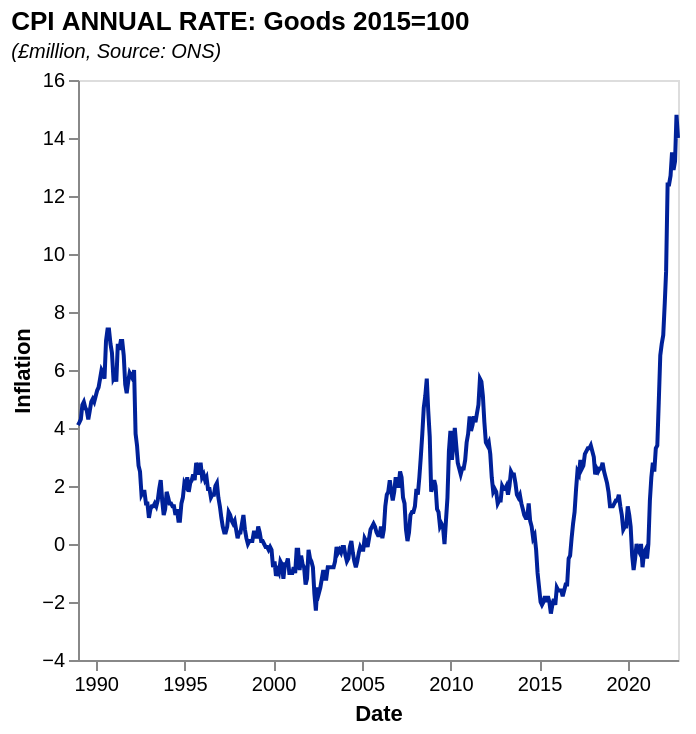

Express this chart as Vega-Lite.
### Vega-Lite specification from a JSON file in a GitHub repository (floating-point values rounded to 4 significant figures; data arrays with more than 128 entries replaced by an {"elided": "..."} marker saying what was removed)
{"$schema": "https://vega.github.io/schema/vega-lite/v5.json", "data": {"values": {"elided": "407 records"}, "format": {"parse": {"date": "date"}}}, "title": {"text": "CPI ANNUAL RATE: Goods 2015=100", "subtitle": "(£million, Source: ONS)", "subtitleFontStyle": "italic", "subtitleFontSize": 10, "anchor": "start", "color": "black"}, "width": 300, "height": 290, "mark": {"type": "line", "color": "#002199"}, "encoding": {"x": {"field": "date", "type": "temporal", "axis": {"grid": false}, "title": "Date"}, "y": {"field": "value", "type": "quantitative", "axis": {"grid": false}, "title": "Inflation"}}, "config": {}}
